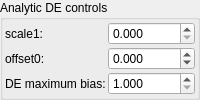
    <widget class="QGroupBox" name="groupBox_2">
     <property name="title">
      <string>Analytic DE controls</string>
     </property>
     <layout class="QVBoxLayout" name="verticalLayout_3" stretch="0">
      <property name="spacing">
       <number>2</number>
      </property>
      <property name="leftMargin">
       <number>2</number>
      </property>
      <property name="topMargin">
       <number>2</number>
      </property>
      <property name="rightMargin">
       <number>2</number>
      </property>
      <property name="bottomMargin">
       <number>2</number>
      </property>
      <item>
       <layout class="QGridLayout" name="gridLayout_8" columnstretch="0,1">
        <property name="spacing">
         <number>2</number>
        </property>
        <item row="1" column="1">
         <widget class="MyDoubleSpinBox" name="spinbox_analyticDE_offset_0">
          <property name="sizePolicy">
           <sizepolicy hsizetype="Minimum" vsizetype="Maximum">
            <horstretch>0</horstretch>
            <verstretch>0</verstretch>
           </sizepolicy>
          </property>
          <property name="prefix">
           <string/>
          </property>
          <property name="suffix">
           <string/>
          </property>
          <property name="decimals">
           <number>3</number>
          </property>
          <property name="minimum">
           <double>-99.989999999999995</double>
          </property>
          <property name="maximum">
           <double>99.989999999999995</double>
          </property>
          <property name="singleStep">
           <double>0.100000000000000</double>
          </property>
         </widget>
        </item>
        <item row="1" column="0">
         <widget class="QLabel" name="label_177">
          <property name="text">
           <string>offset0:</string>
          </property>
         </widget>
        </item>
        <item row="0" column="0">
         <widget class="QLabel" name="label_182">
          <property name="text">
           <string>scale1:</string>
          </property>
         </widget>
        </item>
        <item row="0" column="1">
         <widget class="MyDoubleSpinBox" name="spinbox_analyticDE_scale_1">
          <property name="sizePolicy">
           <sizepolicy hsizetype="Minimum" vsizetype="Maximum">
            <horstretch>0</horstretch>
            <verstretch>0</verstretch>
           </sizepolicy>
          </property>
          <property name="prefix">
           <string/>
          </property>
          <property name="suffix">
           <string/>
          </property>
          <property name="decimals">
           <number>3</number>
          </property>
          <property name="minimum">
           <double>0.000000000000000</double>
          </property>
          <property name="maximum">
           <double>99.989999999999995</double>
          </property>
          <property name="singleStep">
           <double>0.100000000000000</double>
          </property>
         </widget>
        </item>
        <item row="2" column="0">
         <widget class="QLabel" name="label_183">
          <property name="text">
           <string>DE maximum bias:</string>
          </property>
         </widget>
        </item>
        <item row="2" column="1">
         <widget class="MyDoubleSpinBox" name="spinbox_transf_scaleC_1">
          <property name="sizePolicy">
           <sizepolicy hsizetype="Minimum" vsizetype="Maximum">
            <horstretch>0</horstretch>
            <verstretch>0</verstretch>
           </sizepolicy>
          </property>
          <property name="prefix">
           <string/>
          </property>
          <property name="suffix">
           <string/>
          </property>
          <property name="decimals">
           <number>3</number>
          </property>
          <property name="minimum">
           <double>1.000000000000000</double>
          </property>
          <property name="maximum">
           <double>5.000000000000000</double>
          </property>
          <property name="singleStep">
           <double>0.100000000000000</double>
          </property>
         </widget>
        </item>
       </layout>
      </item>
     </layout>
    </widget>
